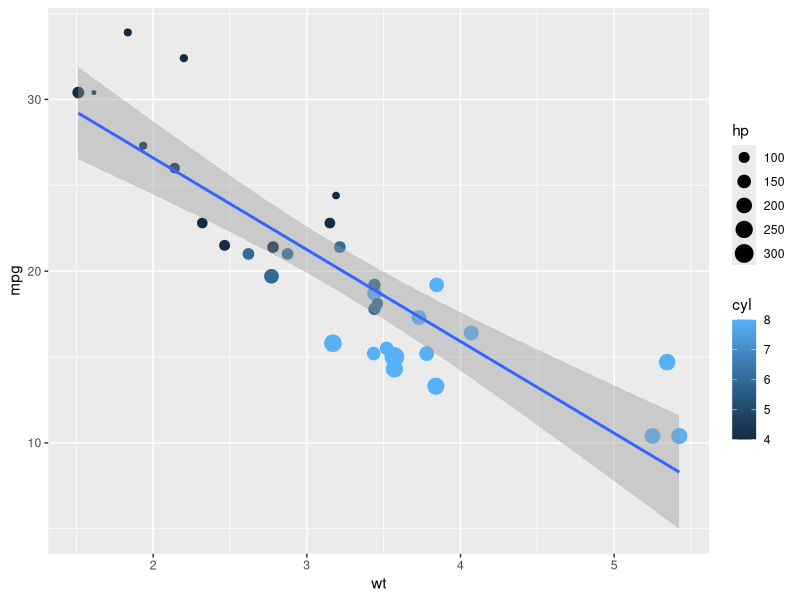

R code for this plot:
## ---- chunk 1
knitr::opts_chunk$set(echo = TRUE)
## ---- chunk 2
head(mtcars)
## ---- chunk 3
library(ggplot2)
ggplot(mtcars, aes(x=wt, y=mpg, colour=cyl, size=hp)) + 
  geom_point()+
  stat_smooth(method=lm, level=0.98, show.legend = FALSE)
  
  
